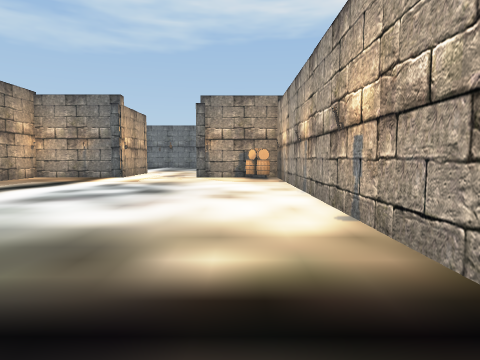
View 1 (above)

16 first-person views from a walk through a Unity game level. The camera is 1.3 m above the floor, tilts 4° down and sees 75° across. The floor is counted in squares, 2 m on a side. Each view is taken from the middle of a square. On the plan, view 1 faces up. The plan holds only what a view shows up to about 10 squares ahead; the rest is blank. The place goes on beyond the plan. The player is left out. Some animated figures are not drawn.

View 2
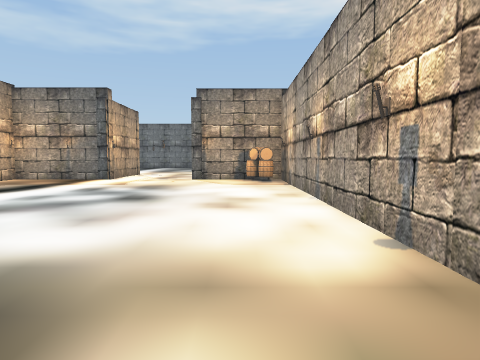

View 3
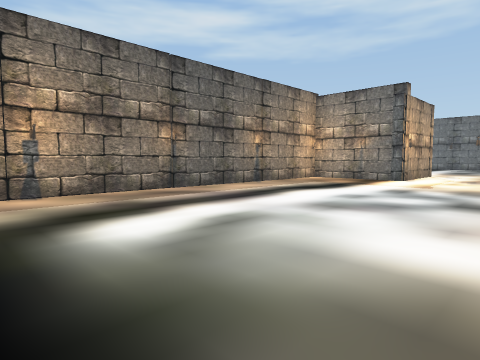

View 4
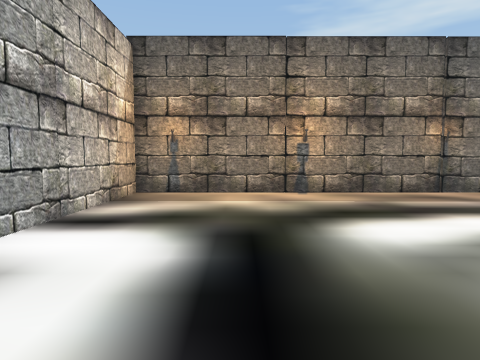

View 5
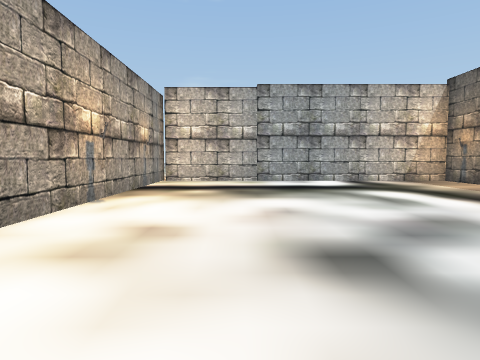

View 6
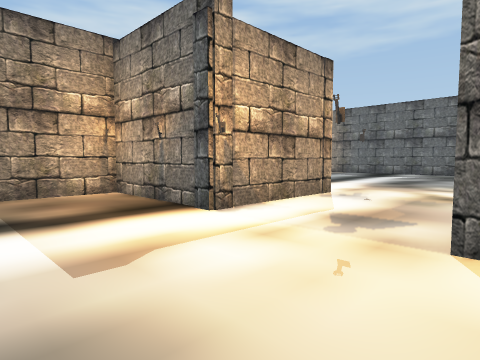

View 7
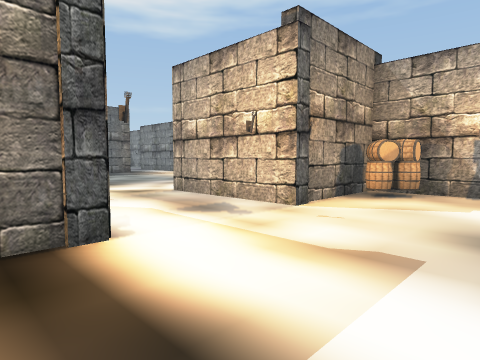

View 8
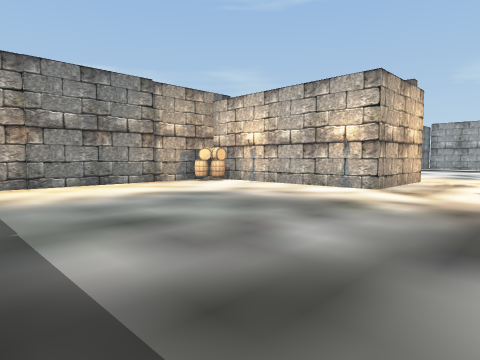

View 9
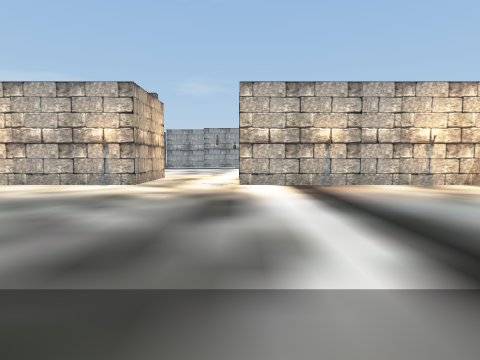

View 10
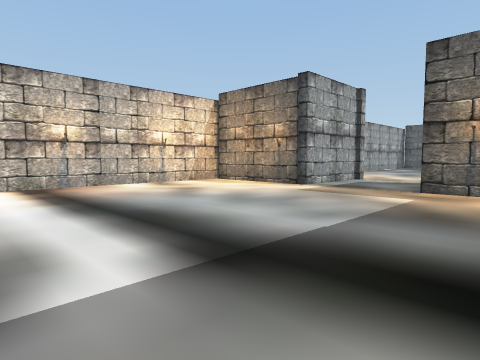

View 11
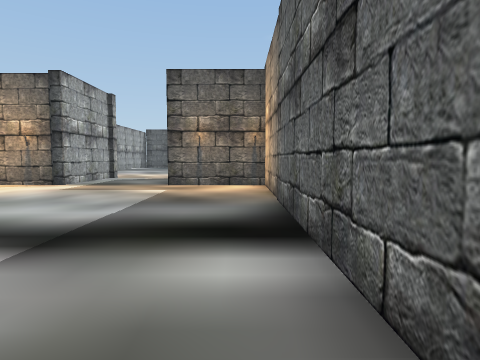

View 12
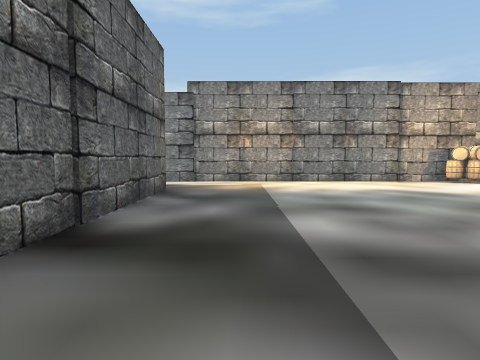

View 13
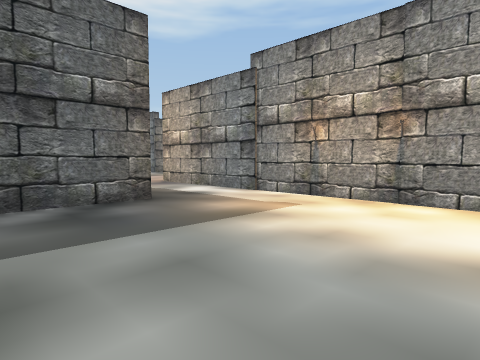

View 14
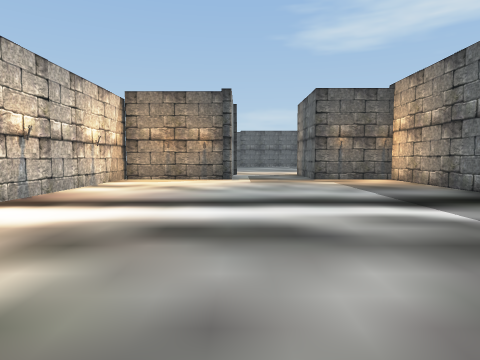

View 15
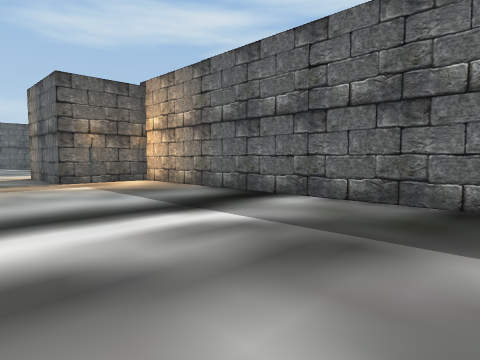

View 16
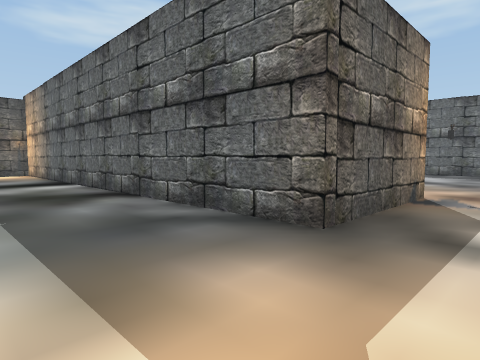

### Floor plan
Points are (right, up) in squares from view 1. A wall is a line through its corners. A room is listed if a view was taken in it or the views show most of it. See-through windows are left out.
Room 1 (views 1, 2, 3, 4, 5, 6, 7)
walls: (1.2, 10.5) (-1.5, 10.5) (-1.5, 13.4); (-4, 13.4) (-4, 10.5) (-6.9, 10.5) (-6.9, -1) (1.1, -1); (1.2, -1.2) (1.2, 9.5)
ways out: opening at (-2.5, 13) to room 2
objects: other object (0, 10) to (1, 10)
Room 2 (views 8, 9, 10, 11, 12, 13, 14, 15, 16)
walls: (-1.5, 13.4) (3.2, 13.4); (-10.9, 13.4) (-4, 13.4); (3.7, 14) (3.7, 24.9); (1.5, 24.8) (1.5, 21.6) (-10.5, 21.6) (-10.5, 19.3) (-13.5, 19.3); (-13.6, 16.8) (-10.5, 16.8) (-10.5, 13.5)
ways out: opening at (-2.5, 13) to room 1; opening at (-13, 17.5); opening at (2.5, 24.5)
objects: other object (3, 14)

Where each view was taken, in squares from view 1:
view 1: 0 up, 0 right, facing up
view 2: 1 up, 0 right, facing up
view 3: 1 up, 1 left, facing up-left
view 4: 1 up, 1 left, facing left
view 5: 8 up, 1 left, facing down
view 6: 8 up, 1 left, facing up-left
view 7: 8 up, 5 left, facing up-right
view 8: 20 up, 4 left, facing down-right
view 9: 21 up, 4 left, facing down
view 10: 21 up, 4 left, facing down-left
view 11: 21 up, 3 left, facing left
view 12: 20 up, 5 left, facing right
view 13: 17 up, 1 left, facing up-right
view 14: 17 up, 1 left, facing left
view 15: 17 up, 2 left, facing up-left
view 16: 19 up, 3 right, facing up-left
